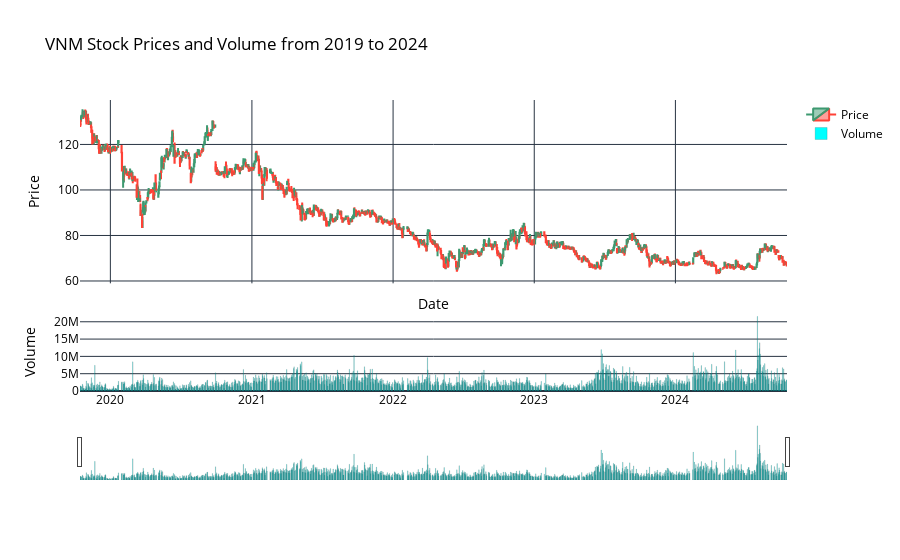

Notebook code for this chart:
### Code cell
figure = make_subplots(
    rows=2, cols=1,
    shared_xaxes=True,
    vertical_spacing=0.1,
    row_heights=(0.7, 0.3)
)

figure.add_candlestick(
    row=1, col=1,
    name="Price",
    x=data['date'],
    close=data['close'],
    open=data['open'],
    high=data['high'],
    low=data['low']
)

figure.add_bar(
    row=2, col=1,
    name="Volume",
    x=data['date'],
    y=data['volume'],
    marker_color='cyan',
    marker_line_width=0.15
)

figure.update_layout(
    title="VNM Stock Prices and Volume from 2019 to 2024",
    xaxis_title="Date",
    yaxis_title="Price",
    yaxis2_title="Volume",
    xaxis_rangeslider_visible=False,
    xaxis2_rangeslider_visible=True,
    plot_bgcolor='white',
    paper_bgcolor='white',
    font=dict(color='black')
)

figure.show()

### Figure 1 — Plotly figure (JSON) as saved in the notebook; plotly's stock layout.template omitted (floating-point values rounded to 4 significant figures; data arrays with more than 128 entries replaced by an {"elided": "..."} marker saying what was removed)
{"data": [{"close": {"elided": "1251 float values"}, "high": {"elided": "1251 float values"}, "low": {"elided": "1251 float values"}, "name": "Price", "open": {"elided": "1251 float values"}, "x": {"elided": "1251 str values"}, "type": "candlestick", "xaxis": "x", "yaxis": "y"}, {"marker": {"color": "cyan", "line": {"width": 0.15}}, "name": "Volume", "x": {"elided": "1251 str values"}, "y": {"elided": "1251 int values"}, "type": "bar", "xaxis": "x2", "yaxis": "y2"}], "layout": {"xaxis": {"anchor": "y", "domain": [0.0, 1.0], "matches": "x2", "showticklabels": false, "rangeslider": {"visible": false}, "title": {"text": "Date"}}, "yaxis": {"anchor": "x", "domain": [0.37, 1.0], "title": {"text": "Price"}}, "xaxis2": {"anchor": "y2", "domain": [0.0, 1.0], "rangeslider": {"visible": true}}, "yaxis2": {"anchor": "x2", "domain": [0.0, 0.27], "title": {"text": "Volume"}}, "font": {"color": "black"}, "title": {"text": "VNM Stock Prices and Volume from 2019 to 2024"}, "plot_bgcolor": "white", "paper_bgcolor": "white"}}
